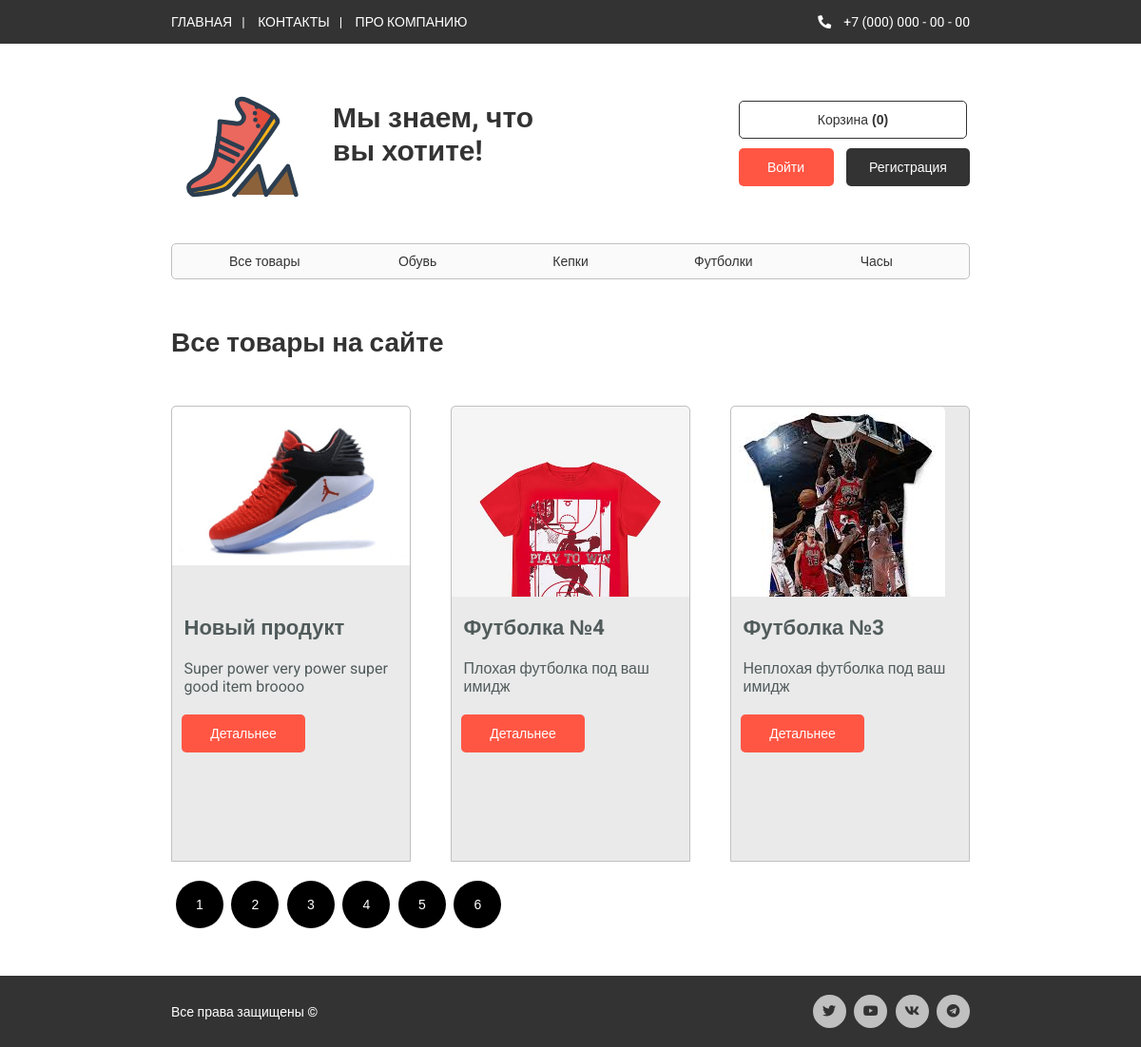
/?url=categories/index/1, run on the app's committed database.
### tables this page shows
CREATE TABLE `products` (
  `id` int(11) UNSIGNED NOT NULL,
  `title` varchar(100) NOT NULL,
  `anons` varchar(250) NOT NULL,
  `text` text NOT NULL,
  `img` varchar(50) NOT NULL,
  `price` int(5) UNSIGNED NOT NULL,
  `category` varchar(30) NOT NULL
);

### app/core/Controller.php (called while the page is built, shortened)
<?php
    class Controller {
        protected function model($model) {
            return new $model();
        }
        protected function view($view, $data = []) {
            require_once 'app/views/' . $view . '.php';
        }
    }

### app/core/App.php (called while the page is built, shortened)
<?php
    class App {
        protected $controller = 'Home';
        protected $method = 'index';
        public function __construct() {
            $url = $this->parseUrl();
            if(file_exists('app/controllers/' . ucfirst($url[0]) . '.php')) {
                $this->controller = ucfirst($url[0]);
                unset($url[0]);
            }
            else if($this->controller != 'app/controllers/') {
                $this->controller = 'Error404';
            }
            $this->controller = new $this->controller;
            if(isset($url[1])) {
                if(method_exists($this->controller, $url[1])) {
                    $this->method = $url[1];
                    unset($url[1]);
                }
                else if($this->method != 'app/views/') {
                    $this->method = 'error_method';
                }
            }
            $this->params = $url ? array_values($url) : [];
            call_user_func_array([$this->controller, $this->method], $this->params);
          }
        public function parseUrl() {
            if(isset($_GET['url'])) {
                return explode('/', filter_var(
                    rtrim($_GET['url'], '/'),
                    FILTER_SANITIZE_STRING));
            }
        }
    }

### index.php (called while the page is built, shortened)
<?php
    $app = new App();

### app/models/Products.php (called while the page is built, shortened)
<?php
  require 'DB.php';
  class Products {
    private $_db = null;
    public function __construct() {
      $this->_db = DB::getInstanse();
    }
    public function getProductsPagination($start_from, $products_on_page) {
      $result = $this->_db->query("SELECT * FROM `products` ORDER BY `id` DESC LIMIT $start_from, $products_on_page");
      return $result->fetchAll(PDO::FETCH_ASSOC);
    }
  }

### app/models/DB.php (called while the page is built, shortened)
<?php
  class DB {
    private static $_db = null;
    public static function getInstanse() {
      if(self::$_db == null)
        self::$_db = new PDO('mysql:host=localhost;dbname=ecommerce', 'root', '', [PDO::ATTR_ERRMODE => PDO::ERRMODE_EXCEPTION]);
      return self::$_db;
    }
  }

### app/views/categories/pagination.php (the view, shortened to what this page needs)
<!DOCTYPE html>
<html lang="ru">
<head>
  <link rel="stylesheet" href="/public/css/main.css" charset="utf-8">
  <link rel="stylesheet" href="/public/css/pagination.css" charset="utf-8">
  <link rel="stylesheet" href="https://use.fontawesome.com/releases/v5.8.2/css/all.css">
</head>
<body>
  <?php require 'public/blocks/header.php' ?>
  <div class="container main">
    <h1><?=$data['title']?></h1>
    <div class="products">
      <?php for($i = 0; $i < count($data['products']); $i++): ?>
        <div class="product">
          <div class="image">
            <img src="/public/img/<?=$data['products'][$i]['img']?>" alt="<?=$data['products'][$i]['title']?>">
          </div>
          <h3><?=$data['products'][$i]['title']?></h3>
          <p><?=$data['products'][$i]['anons']?></p>
          <a href="/?url=product/index/<?=$data['products'][$i]['id']?>"><button class="btn">Детальнее</button></a>
        </div>
      <?php endfor; ?>
    </div>
  </div>
  <div class="pagination">
    <?php for($i = 0; $i <= $data['count_of_pages']; $i++): ?>
    <a href="/?url=categories/index/<?=$a=($i+1)?>"><button class="btnpgn"><?=$i + 1?></button></a>
  <?php endfor; ?>
  </div>
  <?php require 'public/blocks/footer.php' ?>
</body>
</html>

### public/css/main.css (style rules this page uses)
* { margin: 0; padding: 0; outline: none; }
body { font-size: 14px; font-family: 'Roboto', sans-serif; color: #333; font-weight: 400; background: #fff; }
img { max-width: 100% }
a { color: #a13eb3; text-decoration: none; transition: all 600ms ease; }
.container { padding-left: 15%; padding-right: 15%; width: 70%; }
.btn { width: 130px; height: 40px; background: #333; border-radius: 5px; border: 0; font-size: 14px; margin-left: 10px; color: #fff; cursor: pointer; transition: all 600ms ease; }
.main { margin-top: 50px }
.main > .products { display: flex; flex-wrap: wrap; align-items: center; }
.main > .products > .product { width: 30%; margin-right: 5%; height: 480px; background: #eaeaea; border-radius: 5px 5px 0 0; margin-top: 50px; border: 1px solid silver; box-sizing: border-box; }
.main > .products > .product:nth-child(3n) { margin-right: 0 }
.main > .products > .product .image { width: 100%; height: 200px; overflow: hidden; }
.main > .products > .product .image img { border-radius: 5px 5px 0 0; transition: all 600ms ease; }
.main > .products > .product h3, .main > .products > .product p { margin: 20px 5%; width: 90%; font-size: 22px; color: #515b5b; }
.main > .products > .product p { font-size: 16px }
.main > .products > .product .btn { background: #ff5644 }

### public/css/pagination.css (style rules this page uses)
.pagination { padding-left: 15%; padding-right: 15%; width: 70%; }
.pagination .btnpgn { flex-wrap: wrap; font-weight: 500; margin-top: 20px; background: #000000; width: 50px; height: 50px; border-radius: 30px; border: 0; font-size: 14px; margin-left: 5px; color: #fff; cursor: pointer; transition: all 600ms ease; }

### data on the page
products: img (picture), title "Новый продукт", anons "Super power very power super good item broooo"
products: img (picture), title "Футболка №4", anons "Плохая футболка под ваш имидж"
products: img (picture), title "Футболка №3", anons "Неплохая футболка под ваш имидж"

### other printed values
$basketModel->countItems() "0"
$data['title'] "Все товары на сайте"
